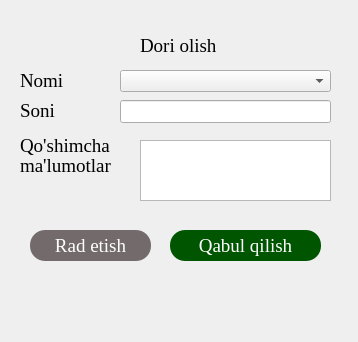
<?xml version="1.0" encoding="UTF-8"?>
<ui version="4.0">
 <class>Form</class>
 <widget class="QWidget" name="Form">
  <property name="geometry">
   <rect>
    <x>0</x>
    <y>0</y>
    <width>358</width>
    <height>342</height>
   </rect>
  </property>
  <property name="minimumSize">
   <size>
    <width>358</width>
    <height>342</height>
   </size>
  </property>
  <property name="maximumSize">
   <size>
    <width>358</width>
    <height>342</height>
   </size>
  </property>
  <property name="font">
   <font>
    <family>Times New Roman</family>
    <pointsize>14</pointsize>
   </font>
  </property>
  <property name="focusPolicy">
   <enum>Qt::TabFocus</enum>
  </property>
  <property name="windowTitle">
   <string>Dori olish</string>
  </property>
  <widget class="QLabel" name="label">
   <property name="geometry">
    <rect>
     <x>140</x>
     <y>30</y>
     <width>91</width>
     <height>31</height>
    </rect>
   </property>
   <property name="font">
    <font>
     <family>Times New Roman</family>
     <pointsize>14</pointsize>
    </font>
   </property>
   <property name="text">
    <string>Dori olish</string>
   </property>
  </widget>
  <widget class="QLabel" name="label_2">
   <property name="geometry">
    <rect>
     <x>20</x>
     <y>70</y>
     <width>91</width>
     <height>21</height>
    </rect>
   </property>
   <property name="font">
    <font>
     <family>Times New Roman</family>
     <pointsize>14</pointsize>
    </font>
   </property>
   <property name="text">
    <string>Nomi</string>
   </property>
  </widget>
  <widget class="QLabel" name="label_5">
   <property name="geometry">
    <rect>
     <x>20</x>
     <y>100</y>
     <width>91</width>
     <height>21</height>
    </rect>
   </property>
   <property name="font">
    <font>
     <family>Times New Roman</family>
     <pointsize>14</pointsize>
    </font>
   </property>
   <property name="text">
    <string>Soni</string>
   </property>
  </widget>
  <widget class="QLabel" name="label_9">
   <property name="geometry">
    <rect>
     <x>20</x>
     <y>130</y>
     <width>101</width>
     <height>31</height>
    </rect>
   </property>
   <property name="font">
    <font>
     <family>Times New Roman</family>
     <pointsize>14</pointsize>
    </font>
   </property>
   <property name="lineWidth">
    <number>0</number>
   </property>
   <property name="midLineWidth">
    <number>2</number>
   </property>
   <property name="text">
    <string>Qo'shimcha</string>
   </property>
  </widget>
  <widget class="QLabel" name="label_10">
   <property name="geometry">
    <rect>
     <x>20</x>
     <y>150</y>
     <width>101</width>
     <height>31</height>
    </rect>
   </property>
   <property name="font">
    <font>
     <family>Times New Roman</family>
     <pointsize>14</pointsize>
    </font>
   </property>
   <property name="text">
    <string>ma'lumotlar</string>
   </property>
  </widget>
  <widget class="QLineEdit" name="lineEdit_3">
   <property name="geometry">
    <rect>
     <x>120</x>
     <y>100</y>
     <width>211</width>
     <height>23</height>
    </rect>
   </property>
   <property name="font">
    <font>
     <family>Times New Roman</family>
     <pointsize>14</pointsize>
    </font>
   </property>
  </widget>
  <widget class="QTextEdit" name="textEdit">
   <property name="geometry">
    <rect>
     <x>140</x>
     <y>140</y>
     <width>191</width>
     <height>61</height>
    </rect>
   </property>
   <property name="font">
    <font>
     <family>Times New Roman</family>
     <pointsize>14</pointsize>
    </font>
   </property>
  </widget>
  <widget class="QPushButton" name="pushButton">
   <property name="geometry">
    <rect>
     <x>30</x>
     <y>230</y>
     <width>121</width>
     <height>31</height>
    </rect>
   </property>
   <property name="font">
    <font>
     <family>Times New Roman</family>
     <pointsize>14</pointsize>
    </font>
   </property>
   <property name="styleSheet">
    <string notr="true">color: rgb(255, 255, 255);
background-color: rgb(115, 107, 107);
border-radius:15px;</string>
   </property>
   <property name="text">
    <string>Rad etish</string>
   </property>
  </widget>
  <widget class="QPushButton" name="pushButton_2">
   <property name="geometry">
    <rect>
     <x>170</x>
     <y>230</y>
     <width>151</width>
     <height>31</height>
    </rect>
   </property>
   <property name="minimumSize">
    <size>
     <width>151</width>
     <height>0</height>
    </size>
   </property>
   <property name="font">
    <font>
     <family>Times New Roman</family>
     <pointsize>14</pointsize>
    </font>
   </property>
   <property name="styleSheet">
    <string notr="true">color: rgb(255, 255, 255);
background-color: rgb(0, 85, 0);
border-radius:15px;</string>
   </property>
   <property name="text">
    <string>Qabul qilish</string>
   </property>
  </widget>
  <widget class="QComboBox" name="comboBox">
   <property name="geometry">
    <rect>
     <x>120</x>
     <y>70</y>
     <width>211</width>
     <height>22</height>
    </rect>
   </property>
  </widget>
 </widget>
 <resources>
  <include location="resource.qrc"/>
 </resources>
 <connections/>
</ui>
